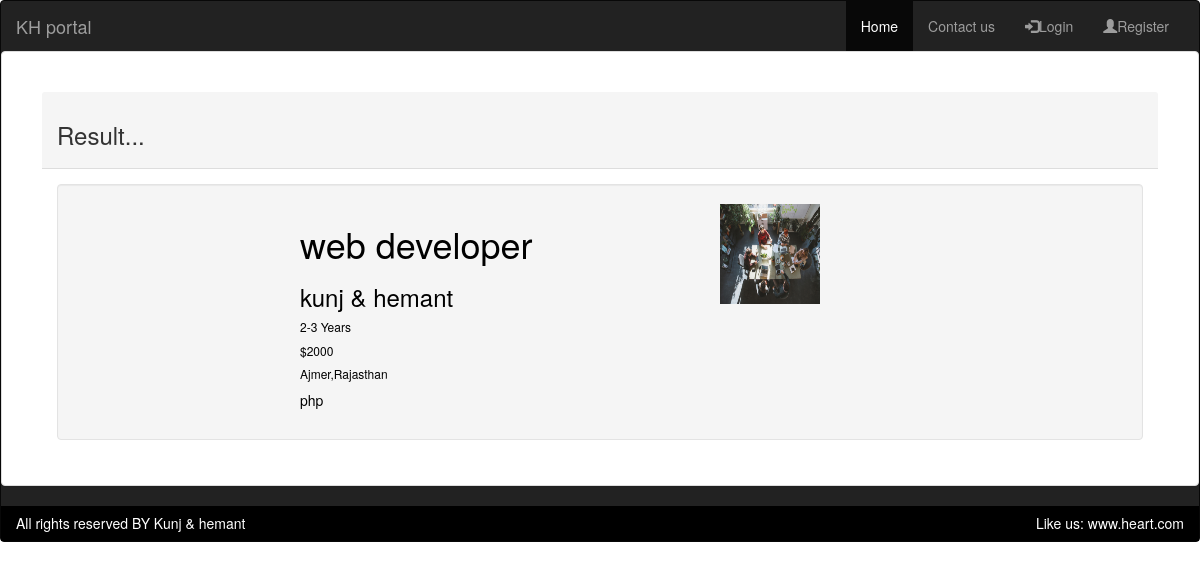
The page /jobsearchpage.php?keyword=web developer on the database its author committed.
### tables this page shows
CREATE TABLE `post_job` (
  `post_id` int(11) NOT NULL,
  `login_id` int(11) NOT NULL,
  `job_title` varchar(100) NOT NULL,
  `company_name` varchar(100) NOT NULL,
  `experience` varchar(50) NOT NULL,
  `salary` varchar(50) NOT NULL,
  `location` varchar(100) NOT NULL,
  `job_description` varchar(300) NOT NULL,
  `post_date` varchar(50) NOT NULL
);

### lib/User.php (called while the page is built, shortened)
<?php
	include_once 'Session.php';
	include 'Database.php';
	class User
	{
		private $db;
		public function __construct()
		{
			$this->db = new Database();
		}
		public function jobsearch($keyword , $location)
		{
			$sql = "SELECT * FROM post_job WHERE job_title = :keyword OR location = :location ";
			$query = $this->db->pdo->prepare($sql);
			$query->bindValue(":keyword",$keyword);
			$query->bindValue(":location",$location);
			$query->execute();
			$result = $query->fetchAll();
			return $result;
		}
	}
?>

### lib/Database.php (called while the page is built)
<?php
	class Database
	{
		private $hostdb = "localhost";
		private $userdb = "root";
		private $passdb = "";
		private $namedb = "db_jobportal";
		public $pdo;
		public function __construct()
		{
			if (!isset($this->pdo))
		    {
				try {
						$link = new PDO("mysql:host=".$this->hostdb.";dbname=".$this->namedb,$this->userdb,$this->passdb);
						$link->setAttribute(PDO::ATTR_ERRMODE,PDO::ERRMODE_EXCEPTION);
						$link->exec("SET CHARACTER SET utf8");
						$this->pdo = $link;
					}
					catch (PDOException $e) {
						die("Failed to connect with database".$e->getMessage());
					}
			}
		}
	}
?>

### lib/Session.php (called while the page is built, shortened)
<?php
	class Session
	{
		public static function get($key)
		{
			if (isset($_SESSION[$key]))
			{
				return $_SESSION[$key];
			}
			else
			{
				return false;
			}
		}
	}
 ?>

### lib/format.php (called while the page is built)
<?php
	class Format
	{
	  public function textshorten($text , $limit = 100)
	  {
	  	$text = $text." ";
	  	$text = substr($text, 0 ,$limit);
	  	$text = substr($text, 0, strrpos($text, " "));
	  	$text = $text." ";
	  	return $text;
	  }
	}
?>

### jobsearchpage.php (the view)
<?php
   include 'inc/header.php';
   include 'lib/User.php';
   include 'lib/format.php';
   $user = new User();
   $fm = new Format();
?>
<?php
			if (isset($_GET['keyword']) || isset($_GET['location']))
			{
				$keyword = $_GET['keyword'];
				$location = $_GET['location'];
			}
?>
<div class="panel panel-default" style="padding: 40px;">
    	<div class="panel-heading">
    		<h3>Result... </h3>
    	</div>
<?php
   $search = $user->jobsearch($keyword , $location);
	if ($search)
	 {
		foreach ($search as $job)
		{
			$loginid = Session::get('id');
			if ($loginid) {
?>
    <a href="jobdescriptionpage.php?id=<?php echo $job['post_id']?>" style="color: #000000">
    	<div class="panel-body" style="margin-bottom: -30px; ">
           <div class="well">
    		 <div style="max-width:600px;margin:0 auto;">
				<div class="row">
					<div class="col-sm-8">
						<h1><?php echo $job['job_title'];?></h1>
						<h3><?php echo $job['company_name'];?></h3>
						<h6><?php echo $job['experience'];?></h6>
						<h6><?php echo $job['salary'];?></h6>
						<h6><?php echo $job['location'];?></h6>
						<p>
							<?php echo $fm->textshorten($job['job_description']);?>
						</p>
					</div>
					<div class="col-sm-4">
						<img class="img-fluid" src="images/image1.jpg" alt="portal" width="100px" height="100px">
					</div>
				</div>
			  </div>
			</div>
        </div>
      </a>
       <?php }else {?>
       	<a href="#" style="color: #000000">
    	<div class="panel-body" style="margin-bottom: -30px; ">
           <div class="well">
    		 <div style="max-width:600px;margin:0 auto;">
				<div class="row">
					<div class="col-sm-8">
						<h1><?php echo $job['job_title'];?></h1>
						<h3><?php echo $job['company_name'];?></h3>
						<h6><?php echo $job['experience'];?></h6>
						<h6><?php echo $job['salary'];?></h6>
						<h6><?php echo $job['location'];?></h6>
						<p>
							<?php echo $fm->textshorten($job['job_description']);?>
						</p>
					</div>
					<div class="col-sm-4">
						<img class="img-fluid" src="images/image1.jpg" alt="portal" width="100px" height="100px">
					</div>
				</div>
			  </div>
			</div>
        </div>
      </a>
       <?php }   }  } else {?>
       	<h1>data not found</h1>
       	<?php }?>
</div>
<?php  include 'inc/footer.php';?>

### rows shown on the page
post_job: job_title "web developer", company_name "kunj & hemant", experience "2-3 Years", salary "$2000", location "Ajmer,Rajasthan", job_description "php"
